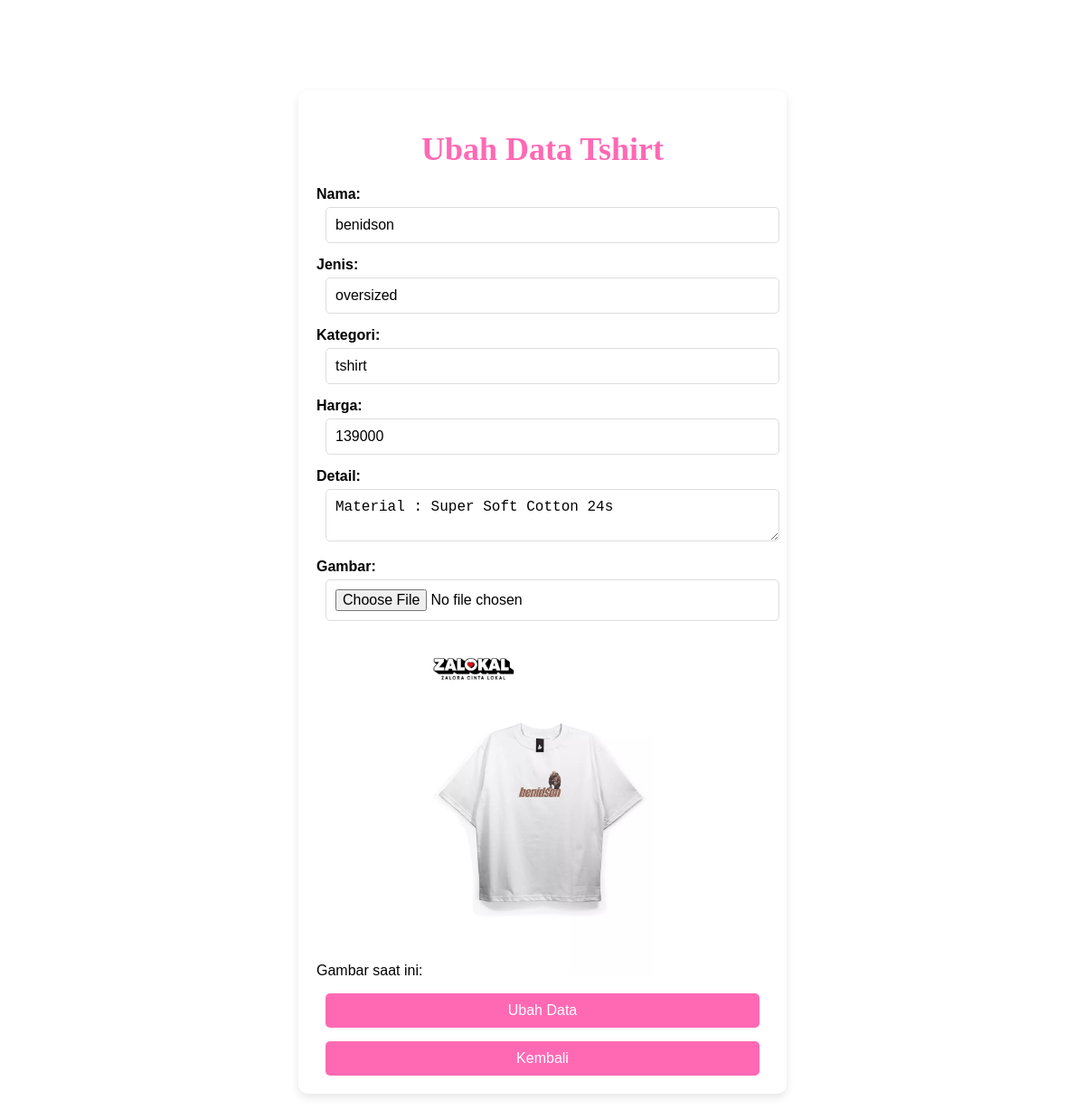
The app's page /ubah.php?id=8&tabel=tshirt (signed in) with its own data.
### tables this page shows
CREATE TABLE `tshirt` (
  `id` int(11) NOT NULL,
  `nama` varchar(100) NOT NULL,
  `jenis` varchar(100) NOT NULL,
  `kategori` varchar(100) NOT NULL,
  `harga` int(11) NOT NULL,
  `detail` varchar(200) NOT NULL,
  `gambar` varchar(100) NOT NULL
);

### function.php (called while the page is built, shortened)
<?php
$conn = mysqli_connect("localhost", "root", "", "barang");
function query($query) {
    global $conn;
    $result = mysqli_query($conn, $query);
    $rows = [];
    while ($row = mysqli_fetch_assoc($result)) {
        $rows [] = $row;
    }
    return $rows;
};
?>

### ubah.php (the view, shortened to what this page needs)
<?php
require 'function.php';
$id = $_GET["id"];
$tabel = $_GET["tabel"];
$barang = query("SELECT * FROM $tabel WHERE id = $id")[0];
?>
<!DOCTYPE html>
<html lang="en">
<head>
    <link rel="stylesheet" href="css/crud.css">
</head>
<body>
    <div class="container">
        <h1>Ubah Data <?= ucfirst($tabel); ?></h1>
        <form action="" method="post" enctype="multipart/form-data">
            <div class="form-group">
                <label for="nama">Nama:</label>
                <input type="text" name="nama" id="nama" value="<?= $barang['nama']; ?>" required>
            </div>
            <div class="form-group">
                <label for="jenis">Jenis:</label>
                <input type="text" name="jenis" id="jenis" value="<?= $barang['jenis']; ?>" required>
            </div>
            <div class="form-group">
                <label for="kategori">Kategori:</label>
                <input type="text" name="kategori" id="kategori" value="<?= $barang['kategori']; ?>" required>
            </div>
            <div class="form-group">
                <label for="harga">Harga:</label>
                <input type="number" name="harga" id="harga" value="<?= $barang['harga']; ?>" required>
            </div>
            <div class="form-group">
                <label for="detail">Detail:</label>
                <textarea name="detail" id="detail" required><?= $barang['detail']; ?></textarea>
            </div>
            <div class="form-group">
                <label for="gambar">Gambar:</label>
                <input type="file" name="gambar" id="gambar">
                <p>Gambar saat ini: <img src="img/<?= $barang['gambar']; ?>" width="250" alt="Gambar"></p>
            </div>
            <div class="form-group">
                <button type="submit" name="submit">Ubah Data</button>
                <a href="<?php echo htmlspecialchars($_SERVER['HTTP_REFERER']); ?>" class="btn-back">
                    <button type="button">Kembali</button>
                </a>
            </div>
        </form>
    </div>
</body>
</html>

### css/crud.css (style rules this page uses)
body { font-family: Arial, sans-serif; background-image: url("../img/backgroundlogin.jpg"); background-size: cover; margin: 0; padding: 0; }
.container { max-width: 500px; margin: 100px auto; padding: 20px; background-color: white; border-radius: 10px; box-shadow: 0 4px 10px rgba(0, 0, 0, 0.1); }
h1 { font-family: "Lobster", cursive; font-size: 36px; color: #ff69b4; text-align: center; margin-bottom: 20px; }
label { display: block; margin-bottom: 5px; font-weight: bold; }
input[type="text"], input[type="number"], textarea, input[type="file"] { width: calc(100% - 20px); padding: 10px; border: 1px solid #ddd; border-radius: 5px; font-size: 16px; margin-bottom: 15px; margin-left: 10px; margin-right: 10px; }
button { width: calc(100% - 20px); padding: 10px; background-color: #ff69b4; border: none; border-radius: 5px; color: white; font-size: 16px; cursor: pointer; transition: background-color 0.3s; margin-left: 10px; margin-right: 10px; }
a { text-decoration: none; color: #ff69b4; display: block; text-align: center; margin-top: 15px; }

### records on screen
tshirt: nama "benidson", jenis "oversized", kategori "tshirt", harga "139000", detail "Material : Super Soft Cotton 24s", gambar (picture)

### other values on screen
$tabel "Tshirt"
